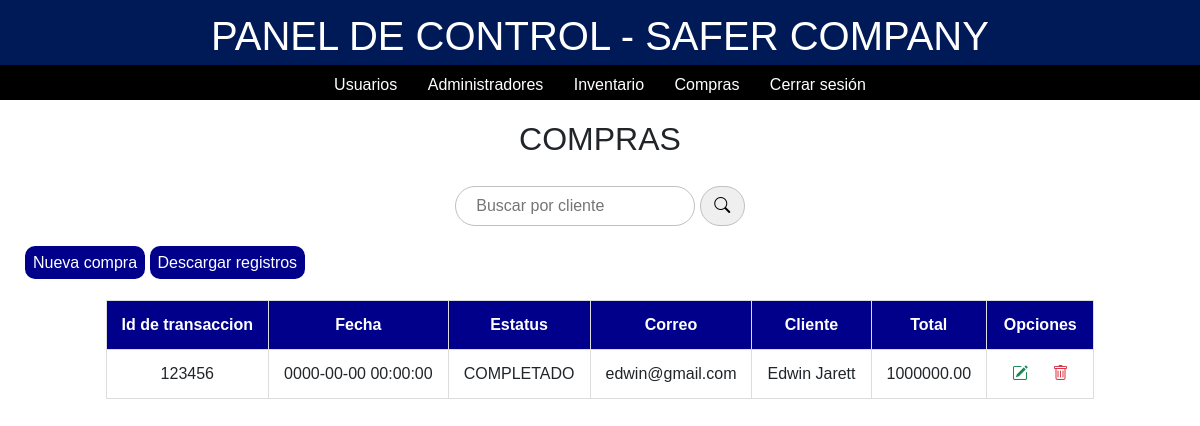
Screenshot of /crud_compra.php with the database file from the repository.
### tables this page shows
CREATE TABLE `compra` (
  `id` int(11) NOT NULL,
  `id_transaccion` varchar(20) NOT NULL,
  `fecha` datetime NOT NULL,
  `status` varchar(20) NOT NULL,
  `correo` varchar(100) NOT NULL,
  `id_cliente` varchar(20) NOT NULL,
  `total` decimal(12,2) NOT NULL
);

### crud_compra.php (the view, shortened to what this page needs)
<?php
include "conexion.php";
?>
<!DOCTYPE html>
<html lang="es">
<head>
    <link rel="stylesheet" href="https://cdn.jsdelivr.net/npm/bootstrap@5.2.0-beta1/dist/css/bootstrap.min.css">
    <link rel="stylesheet" href="estilosCRUD.css">
    <link rel="stylesheet" href="https://cdn.jsdelivr.net/npm/bootstrap-icons@1.9.1/font/bootstrap-icons.css">
</head>
<body class = "inicio">
    <?php
    $sql = "SELECT * FROM compra";
    $datos = mysqli_query($conexion, $sql);
    ?>
     <div class = "panel">
        <h1>PANEL DE CONTROL - SAFER COMPANY</h1>
     </div>
      <div class="crud">
        <nav>
        <a href="crud.php">Usuarios</a>
        <a href="crudadmin.php">Administradores</a>
        <a href="crudinventario.php">Inventario</a>
        <a href="crud_compra.php">Compras</a>
        <a onclick="return confirm('¿Cerrar sesión?');" href="index.html">Cerrar sesión</a>
        </nav>
      </div>
   <div class="titulo"><h2>COMPRAS</h2></div>
      <div class= "busqueda">
  <form action="buscar_compra.php" method="post">
    <input type="text" placeholder="Buscar por cliente" name="cliente"> <button class="submit"><i class="bi bi-search"></i></button>
  </form>
  </div>
    <div class = "enlace">
        <p class = "link"><a href="agregar_compra.html" class="alta">Nueva compra</a>  <a href="PDFcompra.php">Descargar registros</a></p>
</div>
<div>
        <table class = "table" align = "center">
            <thead>
                <tr>
                    <th>Id de transaccion</th>
                    <th>Fecha</th>
                    <th>Estatus</th>
                    <th>Correo</th>
                    <th>Cliente</th>
                    <th>Total</th>
                    <th>Opciones</th>
                </tr>
            </thead>
            <tbody>
                <?php
                 while($filas=mysqli_fetch_array($datos)){
                        ?>
                        <tr>
                            <td><?php echo $filas['id_transaccion'] ?> </td>
                            <td><?php echo $filas['fecha'] ?> </td>
                            <td><?php echo $filas['status'] ?> </td>
                            <td><?php echo $filas['correo'] ?> </td>
                            <td><?php echo $filas['id_cliente'] ?> </td>
                            <td><?php echo $filas['total'] ?> </td>
                            <td>
                            <a class = "text-success" href="editar_compra.php?id=<?php echo $filas['id'] ?>"><i class="bi bi-pencil-square"></i></a>
                            <a class = "text-danger" onclick="return confirm('¿Estás seguro de eliminar?');" href="eliminar_compra.php?id=<?php echo $filas['id'] ?>"><i class="bi bi-trash"></i></a>
                            </td>
                        </tr>
                <?php
                }
            ?>
            </tbody>
        </table>
    </div>
</body>
</html>

### estilosCRUD.css (style rules this page uses)
body { font-family: sans-serif; margin: 0; }
a { padding: 10px; }
.panel { background-color: #001a57; text-align: center; color: #fff; padding: 12px; font-size: 16px; height: 65px; }
h1 { font-family: sans-serif; font-size: 40px; }
.crud { width: auto; height: 35px; background-color: #000; text-align: center; padding: 8px; font-size: 16px; }
.crud a { color: #fff; padding: 8px; margin: 5px; text-decoration: none; }
.titulo { padding: 20px; }
h2 { font-family: sans-serif; text-align: center; }
.enlace { margin: 25px; }
.link a { font-size: 16px; font-family: sans-serif; background-color: darkblue; text-decoration: none; padding: 8px; border-radius: 10px; color: #fff; }
.busqueda { text-align: center; }
.busqueda input { width: 240px; height: 40px; padding: 0 20px; font-size: 16px; color: #000; outline: none; border: 1px solid silver; border-radius: 30px; }
.submit { border-radius: 30px; border: 1px solid silver; width: 45px; height: 40px; }
.table { padding: 12px; margin: 20; width: auto; border-collapse: collapse; }
.table td, .table tr { padding: 12px 15px; border: 1px solid #ddd; text-align: center; font-size: 16px; }
.table th { background-color: darkblue; color: #ffffff; padding: 12px 15px; border: 1px solid #ddd; }

### rows the page displays
compra: id_transaccion "123456", fecha "0000-00-00 00:00:00", status "COMPLETADO", correo "edwin@gmail.com", id_cliente "Edwin Jarett", total "1000000.00"
